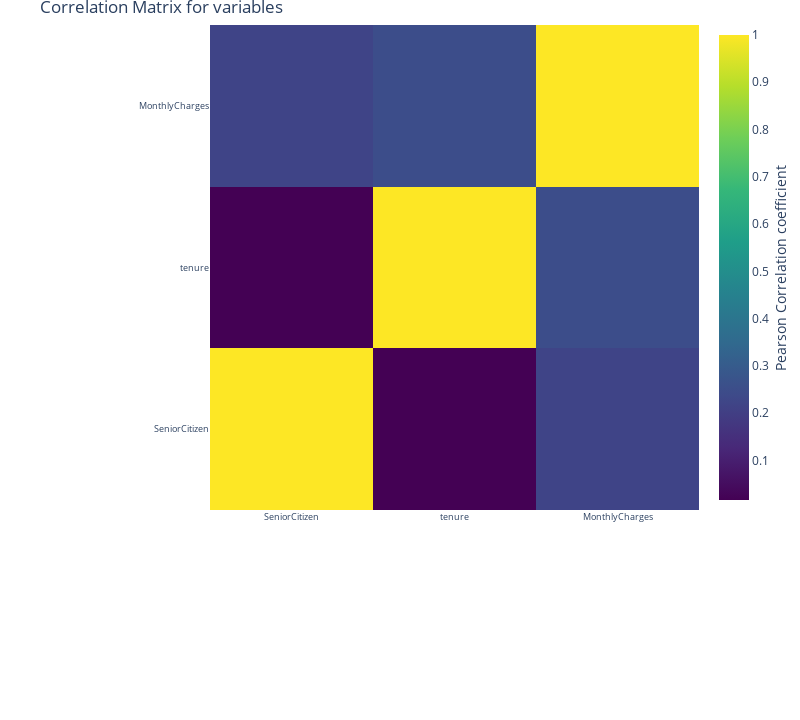

The cell this chart's notebook holds for it:
### Markdown cell above
# Correlation analysis

### Code cell
#correlation
correlation = data.corr()
#tick labels
matrix_cols = correlation.columns.tolist()
#convert to array
corr_array  = np.array(correlation)

#Plotting
trace = go.Heatmap(z = corr_array,
                   x = matrix_cols,
                   y = matrix_cols,
                   colorscale = "Viridis",
                   colorbar   = dict(title = "Pearson Correlation coefficient",
                                     titleside = "right"
                                    ) ,
                  )

layout = go.Layout(dict(title = "Correlation Matrix for variables",
                        autosize = False,
                        height  = 720,
                        width   = 800,
                        margin  = dict(r = 0 ,l = 210,
                                       t = 25,b = 210,
                                      ),
                        yaxis   = dict(tickfont = dict(size = 9)),
                        xaxis   = dict(tickfont = dict(size = 9))
                       )
                  )

data = [trace]
fig = go.Figure(data=data,layout=layout)
py.iplot(fig)

### Figure 1 — Plotly figure (JSON) as saved in the notebook; plotly's stock layout.template omitted (floating-point values rounded to 4 significant figures)
{"data": [{"colorbar": {"title": {"side": "right", "text": "Pearson Correlation coefficient"}}, "colorscale": [[0, "#440154"], [0.1111, "#482878"], [0.2222, "#3e4989"], [0.3333, "#31688e"], [0.4444, "#26828e"], [0.5556, "#1f9e89"], [0.6667, "#35b779"], [0.7778, "#6ece58"], [0.8889, "#b5de2b"], [1, "#fde725"]], "type": "heatmap", "x": ["SeniorCitizen", "tenure", "MonthlyCharges"], "y": ["SeniorCitizen", "tenure", "MonthlyCharges"], "z": [[1, 0.01657, 0.2202], [0.01657, 1, 0.2479], [0.2202, 0.2479, 1]]}], "layout": {"autosize": false, "height": 720, "margin": {"b": 210, "l": 210, "r": 0, "t": 25}, "title": {"text": "Correlation Matrix for variables"}, "width": 800, "xaxis": {"tickfont": {"size": 9}}, "yaxis": {"tickfont": {"size": 9}}}}
